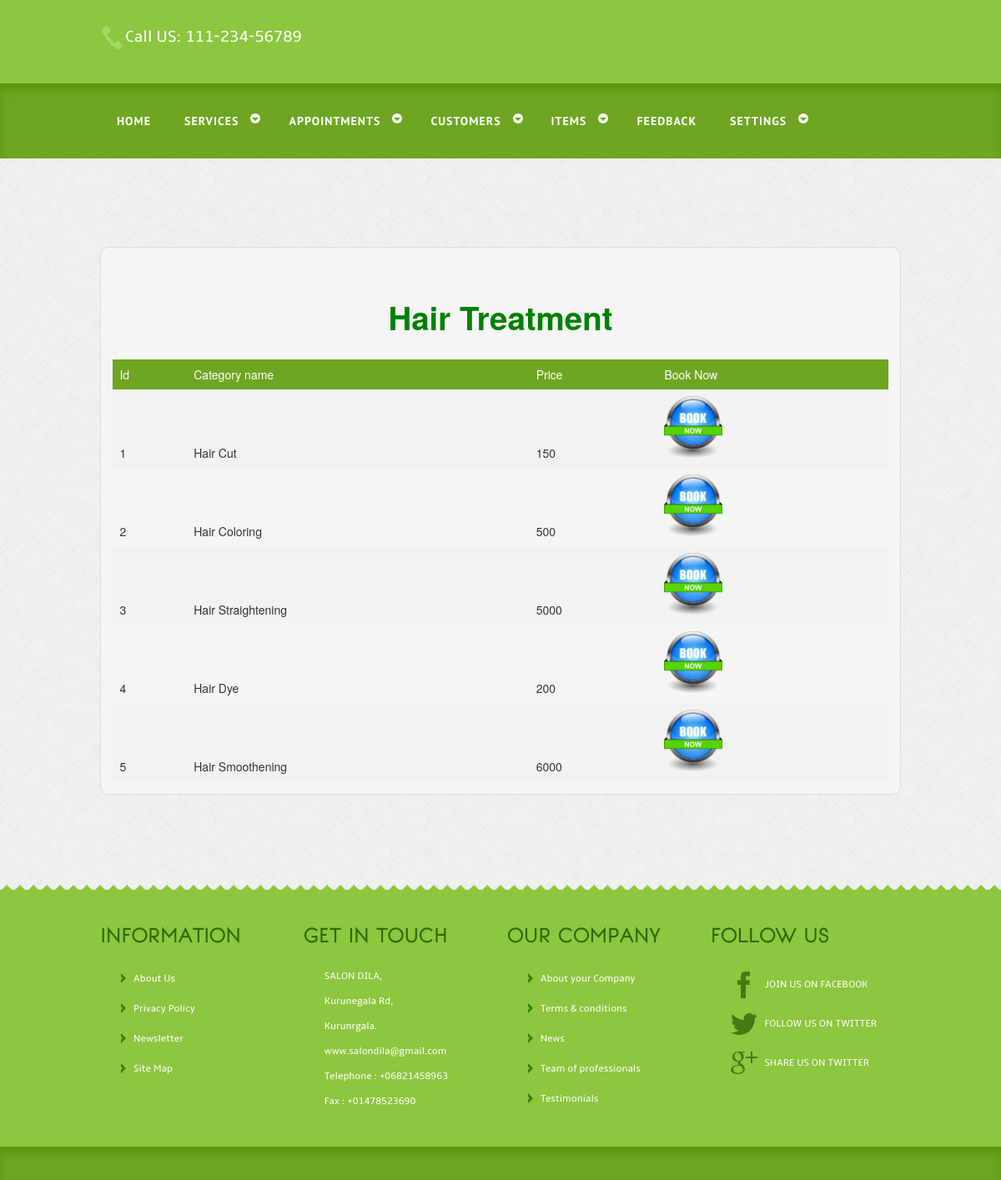
The page /customer_service_view.php?uid=1 (signed in) on the database its author committed.
### tables this page shows
CREATE TABLE `tbl_service_category` (
  `Cat_id` int(2) NOT NULL,
  `Cat_name` varchar(50) NOT NULL,
  `Status` int(5) NOT NULL
);

CREATE TABLE `tbl_category` (
  `ser_cat_id` int(5) NOT NULL,
  `Cat_id` int(5) NOT NULL,
  `ser_cat_name` varchar(50) NOT NULL,
  `ser_cat_price` int(10) NOT NULL,
  `status` int(2) NOT NULL
);

### customer_service_view.php (the view, shortened to what this page needs)
<?php
include 'customer_header.php';
?>
</head>
<body><br><br>
<?php
$x=$_GET['uid'];
$res1=mysqli_query($con,"select * from `tbl_category` where Cat_id in (select Cat_id from `tbl_service_category` where Cat_id='$x')");
$row1=mysqli_fetch_array($res1);
if(empty($row1))
{
	echo "<font color=green><center><h1>SERVICES</h1></font>";
	echo "<br><br><center><font color=red size=3>No Services Added Yet !!!</font></center>";
}
else
{
?>
<table width=75%>
<tr><th>Id</th>
<th>Category name</th>
<th>Price</th>
<th>Book Now</th>
</tr>
<?php
include 'dbconnect.php';
$x=$_GET['uid'];
$results=mysqli_query($con,"select * from `tbl_category` where Cat_id in (select Cat_id from `tbl_service_category` where Cat_id='$x')");
$i=1;
$res=mysqli_query($con,"select * from tbl_service_category where Cat_id='$x'");
	$row1=mysqli_fetch_array($res);
	echo "<h1><center><font color=green>".$row1['Cat_name']."</font></h1><br>";
while($row=mysqli_fetch_array($results))
{
echo "<tr><td>$i</td>
	<td>$row[ser_cat_name]</td>
	<td>$row[ser_cat_price]</td>
	<td><a href='appointment_add.php?uid=$row[ser_cat_id];'><img src=images/booknowbutton.png width=70px></a></td></tr>";
	$i++;
}}
?>
</table>
<?php
include 'footer.php';
?>

### css/style.css (style rules this page uses)
html,body,div,span,applet,object,iframe,h1,h2,h3,h4,h5,h6,p,blockquote,pre,a,abbr,acronym,address,big,cite,code,del,dfn,em,img,ins,kbd,q,s,samp,small,strike,strong,sub,sup,tt,var,b,u,i,dl,dt,dd,ol,nav ul,nav li,fieldset,form,label,legend,table,caption,tbody,tfoot,thead,tr,th,td,article,aside,canvas,details,embed,figure,figcaption,footer,header,hgroup,menu,nav,output,ruby,section,summary,time,mark,audio,video { margin:0;padding:0;border:0;font-size:100%;font:inherit;vertical-align:baseline; }
table { border-collapse:collapse;border-spacing:0; }
a { text-decoration:none; }
img { max-width:100%; }
body { font-family: Arial, Helvetica, sans-serif; background:url(../images/body_bg.jpg); }

### customer_service_view.php (style rules this page uses)
table { border-collapse: collapse; width: 100%; }
th, td { text-align: left; padding: 8px; }
tr:nth-child(even) { background-color: #f2f2f2 }
th { background-color: #6ea522; color: white; }

### rows shown on the page
tbl_service_category: Cat_name "Hair Treatment"
tbl_category: ser_cat_name "Hair Cut", ser_cat_price "150"
tbl_category: ser_cat_name "Hair Coloring", ser_cat_price "500"
tbl_category: ser_cat_name "Hair Straightening", ser_cat_price "5000"
tbl_category: ser_cat_name "Hair Dye", ser_cat_price "200"
tbl_category: ser_cat_name "Hair Smoothening", ser_cat_price "6000"
